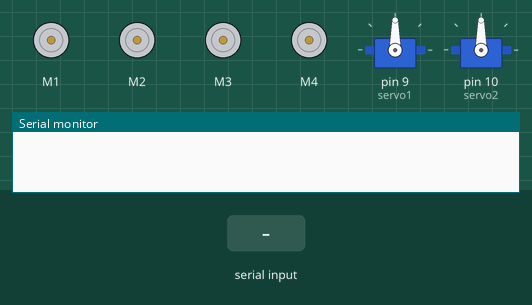
Simulated run of this sketch. Board: Arduino Uno, built with avr-gcc and run on an emulated ATmega328P. Shown: 4 × DC motor (green arrow = forward, orange = backward, longer = faster), 2 × servo, the last lines printed to the serial monitor. The test bench sets the inputs (shaded band).

Above: at 1.2 s.
1.3 s: "start\n" received over Serial
At 2.5 s:
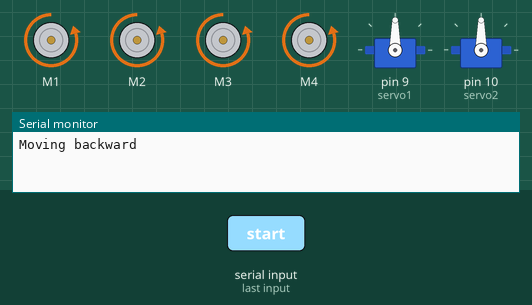
At 5.8 s:
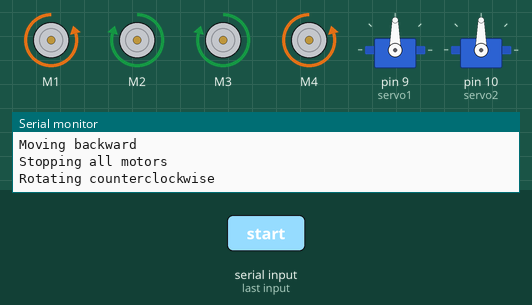
Timing chart, 0 to 14.2 s (numbered marks = the images above; inputs shaded):
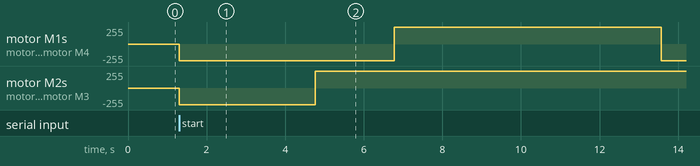

Measured:
- after the input at 1.3 s, motor M1, motor M4: stopped → backward 250/255 at once, → forward 250/255 5.5 s later, → backward 250/255 6.8 s later; motor M2, motor M3: stopped → backward 250/255 at once, → forward 250/255 3.5 s later

The sketch:

ino.ino
```cpp
#include <Arduino.h>
#include <AFMotor.h>
#include <Servo.h>

// Create motor objects for each motor
AF_DCMotor motor1(1, MOTOR12_64KHZ);
AF_DCMotor motor2(2, MOTOR12_64KHZ);
AF_DCMotor motor3(3, MOTOR34_1KHZ);
AF_DCMotor motor4(4, MOTOR34_1KHZ);
Servo servo1, servo2;

int speed = 250;
bool stopSequence = false;
bool movingForward = false;

void setup()
{
  Serial.begin(9600);
  motor1.setSpeed(speed);
  motor2.setSpeed(speed);
  motor3.setSpeed(speed);
  motor4.setSpeed(speed);
  servo1.attach(9);  // El servo 1 se controla con el pin 9
  servo2.attach(10); // El servo 2 se controla con el pin 10
}

void moveForward()
{
  Serial.println("Moving forward");
  motor1.run(FORWARD);
  motor2.run(FORWARD);
  motor3.run(FORWARD);
  motor4.run(FORWARD);
  movingForward = true;
}

void moveBackward()
{
  Serial.println("Moving backward");
  motor1.run(BACKWARD);
  motor2.run(BACKWARD);
  motor3.run(BACKWARD);
  motor4.run(BACKWARD);
  movingForward = false;
}

void Rotate_Right()
{
  Serial.println("Rotating clockwise");
  motor1.run(FORWARD);
  motor2.run(BACKWARD);
  motor3.run(BACKWARD);
  motor4.run(FORWARD);
}

void Rotate_Left()
{
  Serial.println("Rotating counterclockwise");
  motor1.run(BACKWARD);
  motor2.run(FORWARD);
  motor3.run(FORWARD);
  motor4.run(BACKWARD);
}

void STOP()
{
  Serial.println("Stopping all motors");
  motor1.run(RELEASE);
  motor2.run(RELEASE);
  motor3.run(RELEASE);
  motor4.run(RELEASE);
  movingForward = false;
}

void executeSequence()
{
  stopSequence = false; // Reset the stop flag at the beginning of the sequence

  // Secuencia de comandos predefinidos
  moveBackward();
  for (int i = 0; i < 345; i++)
  {
    delay(10);
  }
  STOP();

  Rotate_Left();
  for (int i = 0; i < 201; i++)
  {
    delay(10);
    if (stopSequence)
    {
      STOP();
      return;
    }
  }
  STOP();

  moveForward();
  for (int i = 0; i < 680; i++)
  {
    delay(10);
    if (stopSequence)
    {
      STOP();
      return;
    }
  }
  STOP();

  Rotate_Left();
  for (int i = 0; i < 205; i++)
  {
    delay(10);
    if (stopSequence)
    {
      STOP();
      return;
    }
  }
  STOP();

  moveForward();
  for (int i = 0; i < 710; i++)
  {
    delay(10);
    if (stopSequence)
    {
      STOP();
      return;
    }
  }
  STOP();

  Rotate_Left();
  for (int i = 0; i < 190; i++)
  {
    delay(10);
    if (stopSequence)
    {
      STOP();
      return;
    }
  }
  STOP();

  moveForward();
  for (int i = 0; i < 640; i++)
  {
    delay(10);
    if (stopSequence)
    {
      STOP();
      return;
    }
  }
  STOP();

  Rotate_Left();
  for (int i = 0; i < 195; i++)
  {
    delay(10);
    if (stopSequence)
    {
      STOP();
      return;
    }
  }
  STOP();

  moveForward();
  for (int i = 0; i < 1065; i++)
  {
    delay(10);
    if (stopSequence)
    {
      STOP();
      return;
    }
  }
  STOP();
}

void loop()
{
  if (Serial.available() > 0)
  {
    String command = Serial.readStringUntil('\n');
    command.trim(); // Remove any leading or trailing whitespace
    if (command == "start")
    {
      executeSequence();
    }
    else if (command == "stop")
    {
      stopSequence = true;
    }
    else if (command == "left" && movingForward)
    {
      Serial.println("Small left turn");
      Rotate_Left();
      delay(500);    // Adjust the time for a small turn
      moveForward(); // Continue moving forward after the turn
      stopSequence = false;
    }
    else if (command == "right" && movingForward)
    {
      Serial.println("Small right turn");
      Rotate_Right();
      delay(500);    // Adjust the time for a small turn
      moveForward(); // Continue moving forward after the turn
      stopSequence = false;
    }
  }
}
```
